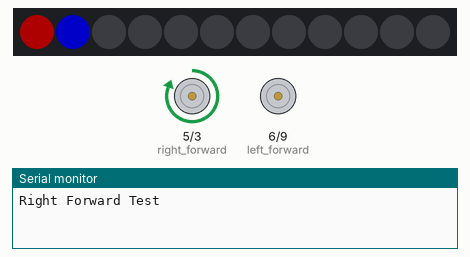
The sketch below on a simulated Arduino Nano, built with avr-gcc and run on an emulated ATmega328P. On the bench: 12 RGB LEDs in strip order, left to right, motor-driver pin pairs drawn as motors (green arrow = first pin HIGH = forward, orange = second pin HIGH = backward, longer = more drive), the last lines printed to the serial monitor. Dim RGB values are drawn brighter than linear.

Above: at 0.1 s.
At 3.1 s:
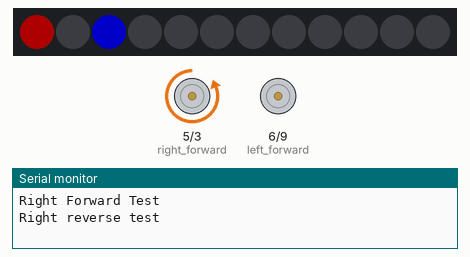
At 6.1 s:
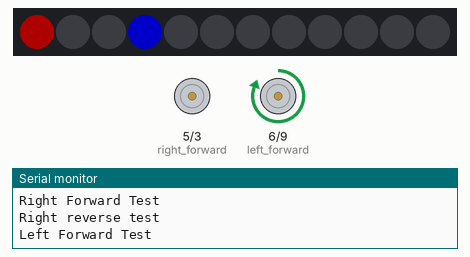
At 11.1 s:
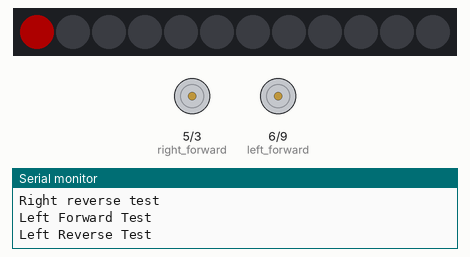
Timing chart, 0 to 130.0 s (numbered marks = the images above):
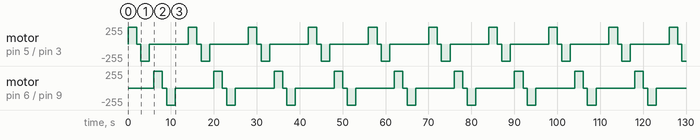

Measured:
- by itself, motor on pin 5 (right_forward) / pin 3 (right_reverse), motor on pin 6 (left_forward) / pin 9 (left_reverse): repeats every 14.0 s: stopped 1.0 s, backward 255/255 2.0 s, stopped 9.0 s, forward 255/255 2.0 s
- what the display in image 1 shows lasts 2.0 s, from 3.0 s to 5.0 s

The sketch:

motor-direction-test-leds.ino
```cpp
/*
Robot Motors Direction Tests
 This test makes sure we get all four of the motor dirction pins correct.
 The program moves the right wheel forward, right reverse, left forward and left reverse.
 Keep changing these numbers or jumper wires until you get it right directions for each wheel
 Use the serial monitor to verify which one should be working
 Note, On the Arduino Nano, only pins 3,5,6,9,10 and 11 have PWM output.  You must use these to drive the motors.
 See https://www.arduino.cc/en/Main/ArduinoBoardNano

 The convention is to use the first four pins (3,5,6,9) for the motor controls
 If you use a ribbon connector the order will be 5,3,6 and 9
*/

int right_forward = 5;
int right_reverse = 3;
int left_forward = 6;
int left_reverse = 9;
int delay_time_on = 2000; // how long should each wheel turn?
int delay_time_off = 1000; // delay between tests
int delay_end_of_test= 3000; // delay between tests

int brightness = 100; // 0=off, 255 is full on
#include <Adafruit_NeoPixel.h>
#define LEDPIN 12 // connect the Data from the strip to this pin on the Arduino
#define NUMBER_PIXELS 12 // the number of pixels in your LED strip
Adafruit_NeoPixel strip = Adafruit_NeoPixel(NUMBER_PIXELS, LEDPIN, NEO_GRB + NEO_KHZ800);

void setup() {
  // Turn these pins on for PWM OUTPUT
  pinMode(right_forward, OUTPUT);
  pinMode(right_reverse, OUTPUT);
  pinMode(left_forward, OUTPUT);
  pinMode(left_reverse, OUTPUT);
  // turn all the motors off
  digitalWrite(right_forward, LOW);
  digitalWrite(right_reverse, LOW);
  digitalWrite(left_forward, LOW);
  digitalWrite(left_reverse, LOW);

  // turn on the first (0) red LED to 1/5th brightness
  strip.begin();
  strip.setPixelColor(0, 50, 0, 0);
  strip.show();

  // for debugging.  The output will appear on the serial monitor
  // To open the serial monitor, click the magnafing glass icon in the upper right corner
  Serial.begin(9600);      // open the serial port at 9600 bps
}

void loop() {
  Serial.println("Right Forward Test");
  // turn pixel 2 on
  strip.setPixelColor(1, 0, 0, brightness);
  strip.show();
  digitalWrite(right_forward, HIGH);
  delay(delay_time_on);
  // turn pixel 2 off
  strip.setPixelColor(1, 0, 0, 0);
  strip.show();
  digitalWrite(right_forward, LOW);
  delay(delay_time_off);

  Serial.println("Right reverse test");
  strip.setPixelColor(2, 0, 0, brightness);
  strip.show();
  digitalWrite(right_reverse, HIGH);
  delay(delay_time_on);
  strip.setPixelColor(2, 0, 0, 0);
  strip.show();
  digitalWrite(right_reverse, LOW);
  delay(delay_time_off);

  Serial.println("Left Forward Test");
  strip.setPixelColor(3, 0, 0, brightness);
  strip.show();
  digitalWrite(left_forward, HIGH);
  delay(delay_time_on);
  strip.setPixelColor(3, 0, 0, 0);
  strip.show();
  digitalWrite(left_forward, LOW);
  delay(delay_time_off);

  Serial.println("Left Reverse Test");
  strip.setPixelColor(4, 0, 0, brightness);
  strip.show();
  digitalWrite(left_reverse, HIGH);
  delay(delay_time_on);
  strip.setPixelColor(4, 0, 0, 0);
  strip.show();
  digitalWrite(left_reverse, LOW);

  delay(delay_end_of_test);
}
```
